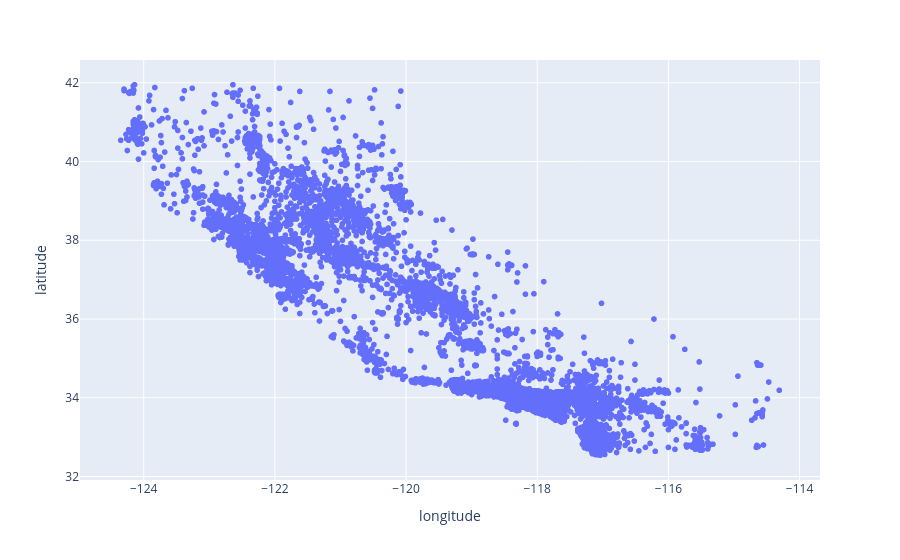

Write notebook code for a chart like this one.
### Code cell
px.scatter(data_frame = data , x = "longitude" , y = "latitude")

### Figure 1 — Plotly figure (JSON) as saved in the notebook; plotly's stock layout.template omitted (floating-point values rounded to 4 significant figures; data arrays with more than 128 entries replaced by an {"elided": "..."} marker saying what was removed)
{"data": [{"hovertemplate": "longitude=%{x}<br>latitude=%{y}<extra></extra>", "legendgroup": "", "marker": {"color": "#636efa", "symbol": "circle"}, "mode": "markers", "name": "", "showlegend": false, "type": "scattergl", "x": {"elided": "20640 float values"}, "xaxis": "x", "y": {"elided": "20640 float values"}, "yaxis": "y"}], "layout": {"legend": {"tracegroupgap": 0}, "margin": {"t": 60}, "xaxis": {"anchor": "y", "domain": [0, 1], "title": {"text": "longitude"}}, "yaxis": {"anchor": "x", "domain": [0, 1], "title": {"text": "latitude"}}}}
